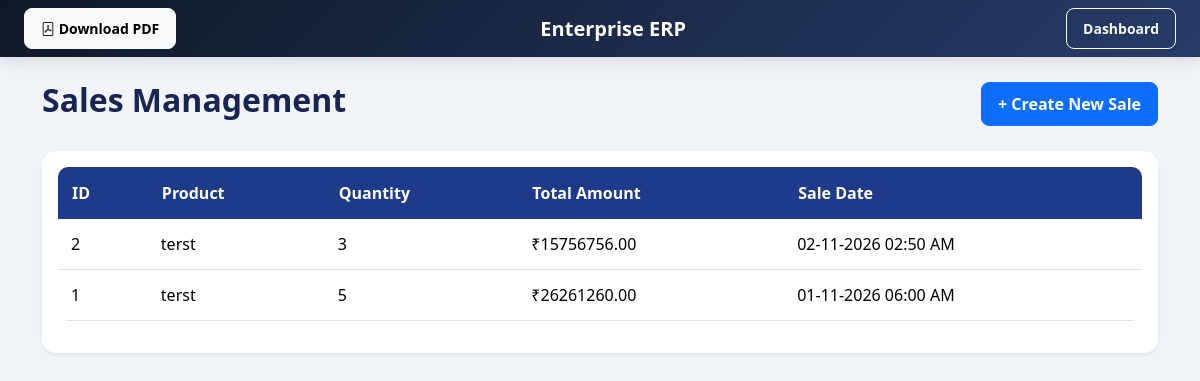
The app's page /sales (signed in) with its own data.
### models.py (models this page shows)
class Sale(db.Model):
    id = db.Column(db.Integer, primary_key=True)
    product_id = db.Column(db.Integer, db.ForeignKey("product.id"), nullable=False)
    quantity = db.Column(db.Integer, nullable=False)
    total_amount = db.Column(db.Float, nullable=False)
    sale_date = db.Column(db.DateTime, default=datetime.utcnow)
    product = db.relationship("Product", backref="sales")

class Product(db.Model):
    id = db.Column(db.Integer, primary_key=True)
    name = db.Column(db.String(150), nullable=False)
    category = db.Column(db.String(100))
    quantity = db.Column(db.Integer, default=0)
    price = db.Column(db.Float, default=0)
    created_at = db.Column(db.DateTime, default=datetime.utcnow)

### app.py (the view)
@app.route("/sales")
@login_required
def sales():
        all_sales = Sale.query.order_by(
            Sale.sale_date.desc()
        ).all()
        return render_template("sales.html", sales=all_sales)

### app.py (called while the page is built)
@login_manager.user_loader
def load_user(user_id):
        return db.session.get(User, int(user_id))

### templates/sales.html (shortened to what this page needs)
{% extends "base.html" %}
{% block content %}
<nav class="navbar navbar-dark bg-dark px-4">
    <a href="{{ url_for('export_report_pdf', report_type='sales') }}"
   class="btn btn-light btn-sm">
    <i class="bi bi-file-pdf"></i> Download PDF
</a>
    <a class="navbar-brand fw-bold" href="{{ url_for('dashboard') }}">
        Enterprise ERP
    </a>
    <a href="{{ url_for('dashboard') }}" class="btn btn-outline-light btn-sm">
        Dashboard
    </a>
</nav>
<div class="container py-4">
    <div class="d-flex justify-content-between align-items-center mb-4">
        <h2>Sales Management</h2>
        <a href="{{ url_for('add_sale') }}" class="btn btn-primary">
            + Create New Sale
        </a>
    </div>
    <div class="card shadow-sm">
        <div class="card-body">
            <div class="table-responsive">
                <table class="table table-hover align-middle">
                    <thead class="table-dark">
                        <tr>
                            <th>ID</th>
                            <th>Product</th>
                            <th>Quantity</th>
                            <th>Total Amount</th>
                            <th>Sale Date</th>
                        </tr>
                    </thead>
                    <tbody>
                        {% for sale in sales %}
                        <tr>
                            <td>{{ sale.id }}</td>
                            <td>{{ sale.product.name }}</td>
                            <td>{{ sale.quantity }}</td>
                            <td>₹{{ "%.2f"|format(sale.total_amount) }}</td>
                            <td>{{ sale.sale_date.strftime("%d-%m-%Y %I:%M %p") }}</td>
                        </tr>
                        {% else %}
                        <tr>
                            <td colspan="5" class="text-center text-muted py-4">
                                No sales recorded yet.
                            </td>
                        </tr>
                        {% endfor %}
                    </tbody>
                </table>
            </div>
        </div>
    </div>
</div>
{% endblock %}

### templates/base.html (shortened to what this page needs)
<!DOCTYPE html>
<html lang="en">
<head>
    <link href="https://cdn.jsdelivr.net/npm/bootstrap@5.3.3/dist/css/bootstrap.min.css" rel="stylesheet">
    <link rel="stylesheet" href="{{ url_for('static', filename='css/style.css') }}">
    <link rel="stylesheet" href="https://cdn.jsdelivr.net/npm/bootstrap-icons@1.11.3/font/bootstrap-icons.min.css">
</head>
<body>
    {% block content %}{% endblock %}
</body>
</html>

### static/css/style.css (style rules this page uses)
body { background: #f4f6fb; font-family: Arial, sans-serif; margin: 0; }
* { box-sizing: border-box; }
body { color: #1e293b; background: #f1f5f9; font-family: 'Segoe UI', Arial, sans-serif; }
h1, h2, h3, h4, h5 { color: #172554; font-weight: 700; }
.navbar { background: linear-gradient(135deg, #101828, #263b68) !important; box-shadow: 0 4px 15px rgba(0,0,0,0.12); }
.navbar .navbar-brand, .navbar .nav-link { color: #fff !important; }
.container { padding-top: 20px; padding-bottom: 20px; }
.table { background: #fff; border-radius: 10px; overflow: hidden; vertical-align: middle; }
.table thead th { background: #1e3a8a; color: #fff; padding: 14px; border: none; }
.table tbody td { padding: 13px; }
.btn { border-radius: 8px; padding: 9px 16px; font-weight: 600; transition: 0.2s; }
.card { border: none; border-radius: 14px; box-shadow: 0 4px 18px rgba(15,23,42,0.06); margin-bottom: 20px; }

### records on screen
Sale: id "2", product.name "terst", quantity "3", total_amount "15756756.00", sale_date "02-11-2026 02:50 AM"
Sale: id "1", product.name "terst", quantity "5", total_amount "26261260.00", sale_date "01-11-2026 06:00 AM"
